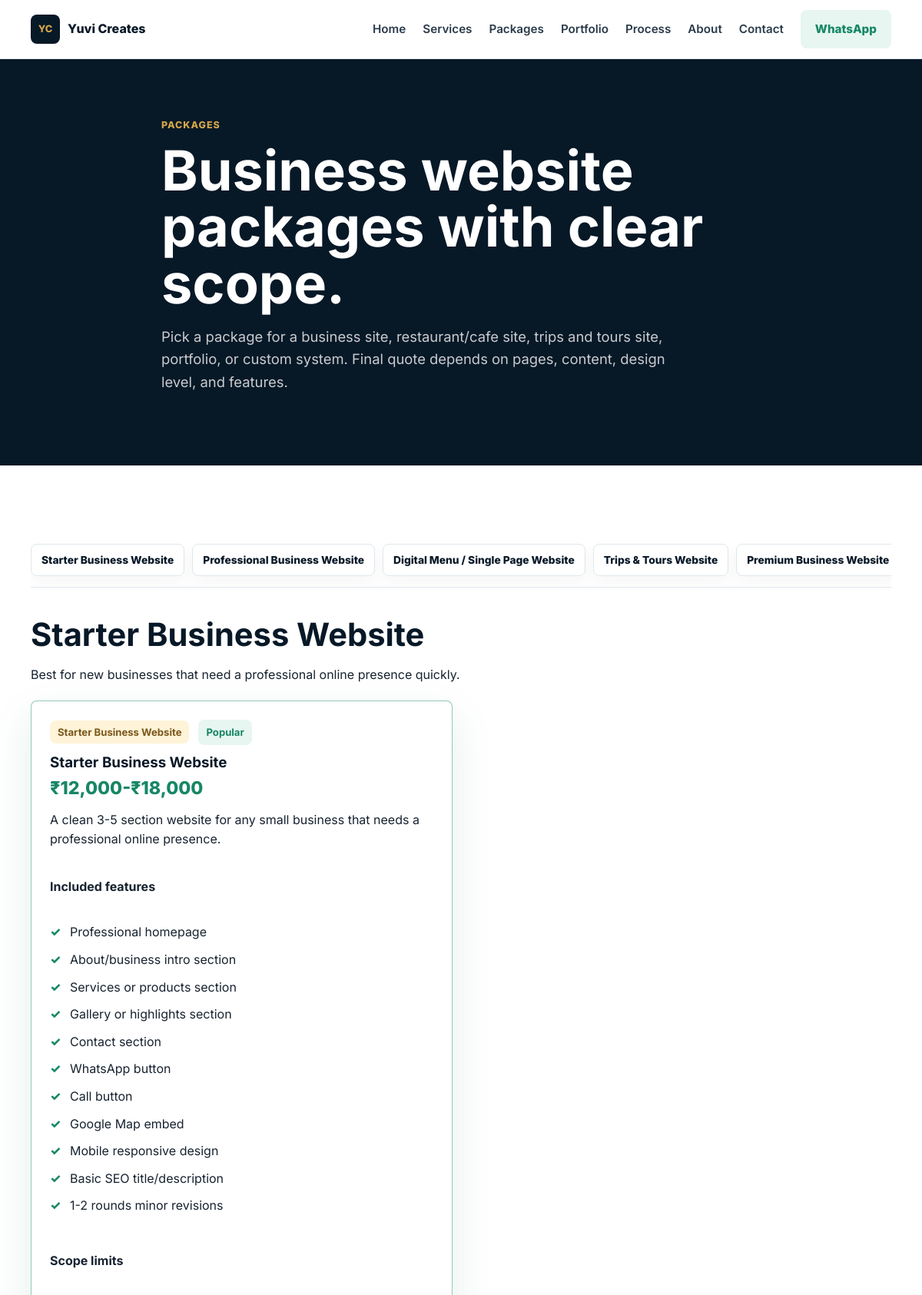
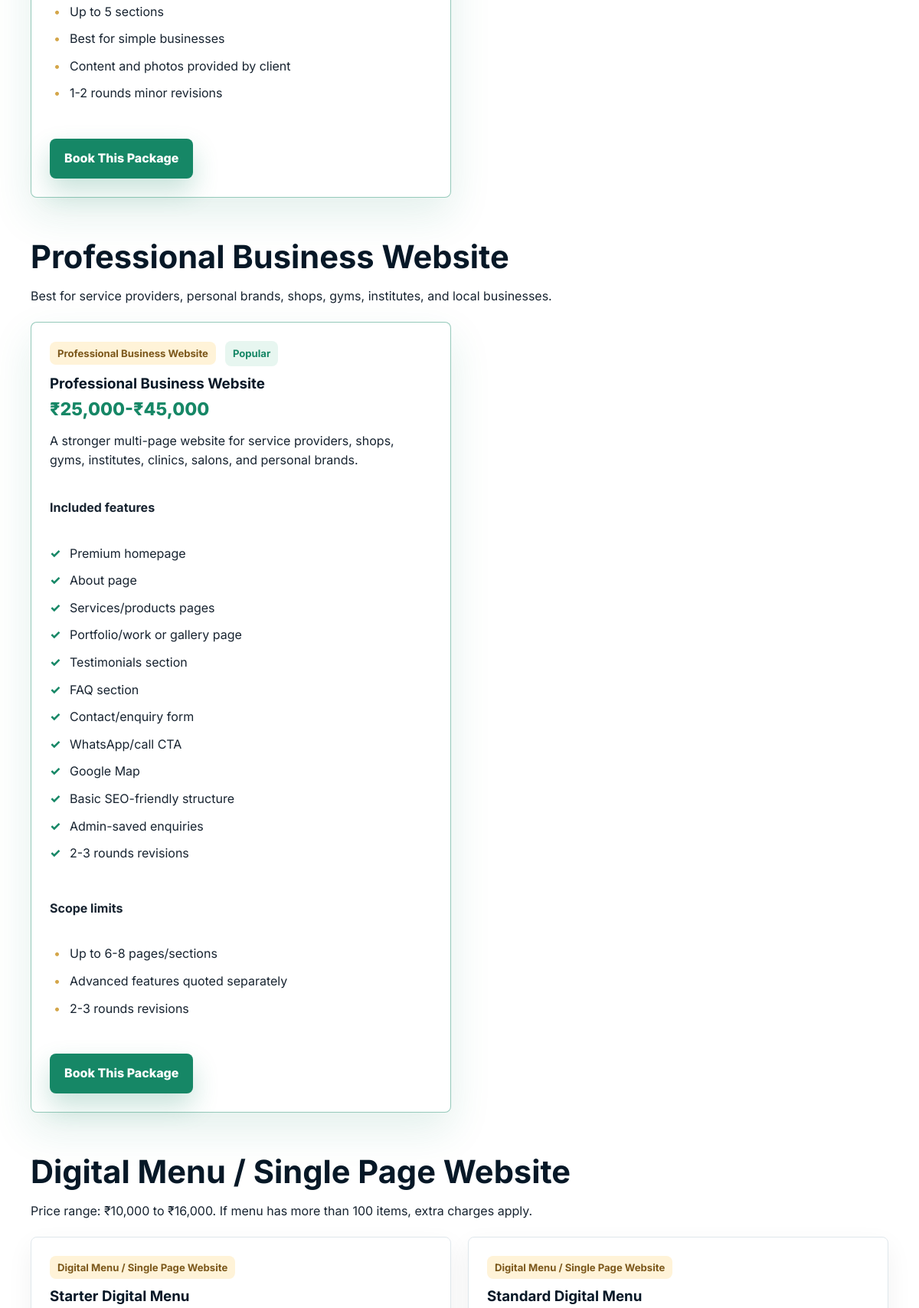
Page /packages/ (upper part) on the committed database (2 pictures, top to bottom).
### core/models.py (models this page shows, shortened)
class Package(models.Model):
    title = models.CharField(max_length=160)
    category = models.CharField(max_length=120, blank=True)
    price = models.CharField(max_length=80)
    short_description = models.TextField()
    included_features = models.TextField(help_text="One feature per line.")
    scope_limits = models.TextField(blank=True, help_text="One scope limit per line.")
    summary = models.TextField(blank=True)
    is_featured = models.BooleanField(default=False)
    order = models.PositiveIntegerField(default=0)
    class Meta:
        ordering = ["order", "title"]
    def get_absolute_url(self):
        return reverse("checkout") + f"?package={self.pk}"

### core/views.py (the view)
# urls.py: path("packages/", views.packages, name="packages"),
def packages(request):
    ensure_default_content()
    focus = request.GET.get("focus", "")
    focus_categories = PACKAGE_FOCUS_CATEGORIES.get(focus)
    package_list = list(Package.objects.all())
    grouped = {}
    for package in package_list:
        if focus_categories and package.category not in focus_categories:
            continue
        grouped.setdefault(package.category, []).append(
            {
                "package": package,
                "timeline": package_timeline(package),
                "best_for": package_best_for(package),
                "features": package_features(package),
                "limits": package_limits(package),
            }
        )
    return render(
        request,
        "packages.html",
        {
            "grouped_packages": grouped,
            "package_focus": focus if focus_categories else "",
            "package_focus_label": PACKAGE_FOCUS_LABELS.get(focus, ""),
        },
    )

### core/views.py (called while the page is built, shortened)
def ensure_default_content():
    for index, (title, description, icon) in enumerate(SERVICES, start=1):
        Service.objects.get_or_create(
            title=title,
            defaults={"description": description, "icon": icon, "order": index},
        )
    for index, (title, description, stack) in enumerate(PORTFOLIO, start=1):
        PortfolioProject.objects.get_or_create(
            title=title,
            defaults={"description": description, "tech_stack": stack, "order": index},
        )
    PortfolioProject.objects.filter(title="Cricket Project: PitchQI").update(
        title="Cricket Intelligence Dashboard Demo"
    )

def package_features(package):
    return [line.strip() for line in package.included_features.splitlines() if line.strip()]

def package_prefixed_value(package, prefix):
    prefix = prefix.lower()
    for line in package.scope_limits.splitlines():
        clean_line = line.strip()
        if clean_line.lower().startswith(prefix):
            return clean_line.split(":", 1)[1].strip()
    return ""

def package_best_for(package):
    return package_prefixed_value(package, "best for:")

def package_timeline(package):
    return package_prefixed_value(package, "timeline:")

def package_limits(package):
    return [
        line.strip()
        for line in package.scope_limits.splitlines()
        if line.strip()
        and not line.strip().lower().startswith("timeline:")
        and not line.strip().lower().startswith("best for:")
    ]

### templates/packages.html (shortened to what this page needs)
{% extends "base.html" %}
{% block content %}
<section class="page-hero section">
    <div class="container narrow">
        <p class="eyebrow">Packages</p>
        <h1>Business website packages with clear scope.</h1>
        <p class="lead">Pick a package for a business site, restaurant/cafe site, trips and tours site, portfolio, or custom system. Final quote depends on pages, content, design level, and features.</p>
    </div>
</section>
<section class="section packages-section">
    <div class="container">
        <nav class="package-mini-nav" aria-label="Package categories">
            {% for category, items in grouped_packages.items %}
                <a href="#{{ category|slugify }}">{{ category }}</a>
            {% endfor %}
        </nav>
        {% for category, items in grouped_packages.items %}
            <div class="package-group" id="{{ category|slugify }}">
                <div class="package-group-heading">
                    <h2>{{ category }}</h2>
                    {% if category == "Starter Business Website" %}
                        <p>Best for new businesses that need a professional online presence quickly.</p>
                    {% elif category == "Trips & Tours Website" %}
                        <p>Built for travel agencies, trip planners, tour operators, and destination-based businesses.</p>
                    {% elif category == "Professional Business Website" %}
                        <p>Best for service providers, personal brands, shops, gyms, institutes, and local businesses.</p>
                    {% elif category == "Premium Business Website" %}
                        <p>For businesses that want a high-end website with stronger design, richer sections, trust-building content, and a premium enquiry flow.</p>
                    {% elif category == "Digital Menu / Single Page Website" %}
                        <p>Price range: ₹10,000 to ₹16,000. If menu has more than 100 items, extra charges apply.</p>
                    {% elif category == "Basic Restaurant Website" %}
                        <p>Price range: ₹18,000 to ₹25,000.</p>
                    {% elif category == "Professional Restaurant Website" %}
                        <p>Price range: ₹30,000 to ₹45,000.</p>
                    {% elif category == "Premium Restaurant Website" %}
                        <p>Price range: ₹50,000 to ₹75,000+.</p>
                    {% elif category == "Salon & Makeup Artist Websites" %}
                        <p>Professional websites for salons, beauty studios, bridal makeup artists, and personal beauty brands.</p>
                    {% elif category == "Pet Shop Websites" %}
                        <p>Professional websites for pet shops, pet supply stores, grooming services, and pet care brands.</p>
                    {% elif category == "Hotel Websites" %}
                        <p>Professional websites for hotels, guest houses, lodges, boutique stays, banquet hotels, and resorts.</p>
                    {% elif category == "Wedding & Event Planner Websites" %}
                        <p>Premium websites for wedding planners, event planners, decorators, party organizers, and event management brands.</p>
                    {% else %}
                        <p>Price: ₹80,000+ for advanced custom systems, admin panels, bookings, online ordering, or payment integration.</p>
                    {% endif %}
                </div>
                <div class="card-grid two">
                    {% for item in items %}
                        <article class="price-card full reveal {% if item.package.is_featured %}featured{% endif %}">
                            <div class="price-top">
                                <span class="tag package-tag">{{ item.package.category }}</span>
                                {% if item.package.is_featured %}<span class="tag accent">Popular</span>{% endif %}
                            </div>
                            <h3>{{ item.package.title }}</h3>
                            <p class="price">{{ item.package.price }}</p>
                            <p>{{ item.package.short_description }}</p>
                            <h4>Included features</h4>
                            <ul class="feature-list">
                                {% for feature in item.features %}<li>{{ feature }}</li>{% endfor %}
                            </ul>
                            {% if item.limits %}
                                <h4>Scope limits</h4>
                                <ul class="limit-list">
                                    {% for limit in item.limits %}<li>{{ limit }}</li>{% endfor %}
                                </ul>
                            {% endif %}
                            <a class="btn btn-primary" href="{{ item.package.get_absolute_url }}">Book This Package</a>
                        </article>
                    {% endfor %}
                </div>
            </div>
        {% endfor %}
    </div>
</section>
{% endblock %}

### rows in the picture
Package: grouped_packages "Starter Business Website", grouped_packages "Starter Business Website", package.category "Starter Business Website", is_featured "Popular", package "Starter Business Website", package.price "₹12,000-₹18,000", package.short_description "A clean 3-5 section website for any small business that needs a professional online presence.", features "Professional homepage" "About/business intro section" "Services or products section" "Gallery or highlights section" "Contact section" "WhatsApp button" "Call button" "Google Map embed" "Mobile responsive design" "Basic SEO title/description" "1-2 rounds minor revisions", limits "Up to 5 sections" "Best for simple businesses" "Content and photos provided by client" "1-2 rounds minor revisions"
Package: grouped_packages "Professional Business Website", grouped_packages "Professional Business Website", package.category "Professional Business Website", is_featured "Popular", package "Professional Business Website", package.price "₹25,000-₹45,000", package.short_description "A stronger multi-page website for service providers, shops, gyms, institutes, clinics, salons, and personal brands.", features "Premium homepage" "About page" "Services/products pages" "Portfolio/work or gallery page" "Testimonials section" "FAQ section" "Contact/enquiry form" "WhatsApp/call CTA" "Google Map" "Basic SEO-friendly structure" "Admin-saved enquiries" "2-3 rounds revisions", limits "Up to 6-8 pages/sections" "Advanced features quoted separately" "2-3 rounds revisions"
Package: grouped_packages "Digital Menu / Single Page Website", grouped_packages "Digital Menu / Single Page Website", package.category "Digital Menu / Single Page Website", package "Starter Digital Menu"
Package: grouped_packages "Trips & Tours Website"
Package: grouped_packages "Premium Business Website"
Package: package.category "Digital Menu / Single Page Website", package "Standard Digital Menu"
